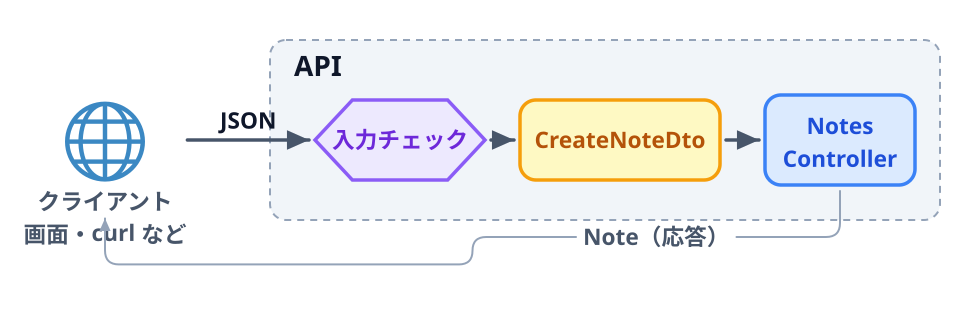

This figure's Python source:
"""05-02「入力を dto/ に分ける」の図。

DTO は、API の外（画面・curl・Try it）から届いた本文を、入力チェックを通したあとの形で
コントローラーに渡すためのもの。応答は Note で返す。
スキーマ: CONTAINER（API）+ SOURCE-PATH-GOAL（受け取り）+ CYCLE（応答）。
"""

import os
import sys

sys.path.insert(0, os.path.expanduser("~/.claude/skills/genfig"))
from genfig import Canvas  # noqa: E402
from genfig.tokens import PALETTE  # noqa: E402

c = Canvas(960, 320)


def box(draw, cx, cy, w, h, label, color):
    """図形を描き、ラベルを図形の上下の中央に置く（2 行でも中央に来るように）。"""
    n = draw(cx - w / 2, cy - h / 2, w, h, color=color)
    lines = label.count("\n")
    c.text(cx, cy + 8 - lines * 14, label, scale="label", fill=PALETTE[color]["text"])
    return n


client = c.node(105, 157, "クライアント\n画面・curl など", emoji_cp="1f310", label_scale="label")  # 🌐

c.sticky(270, 40, 670, 180, color="gray", dash="dashed", weight="thin")
c.text(294, 76, "API", scale="heading", align="left")

check = box(c.hexagon, 400, 140, 170, 80, "入力チェック", "purple")
dto = box(c.sticky, 620, 140, 200, 80, "CreateNoteDto", "yellow")
ctrl = box(c.sticky, 840, 140, 150, 90, "Notes\nController", "blue")

c.link((client.right, 140), check, label="JSON", label_pos="above")
c.link(check, dto)
c.link(dto, ctrl)
c.link(ctrl, client, label="Note（応答）", primary=False, route="elbow",
       start="s", end="s")

c.save("01-dto.svg")
